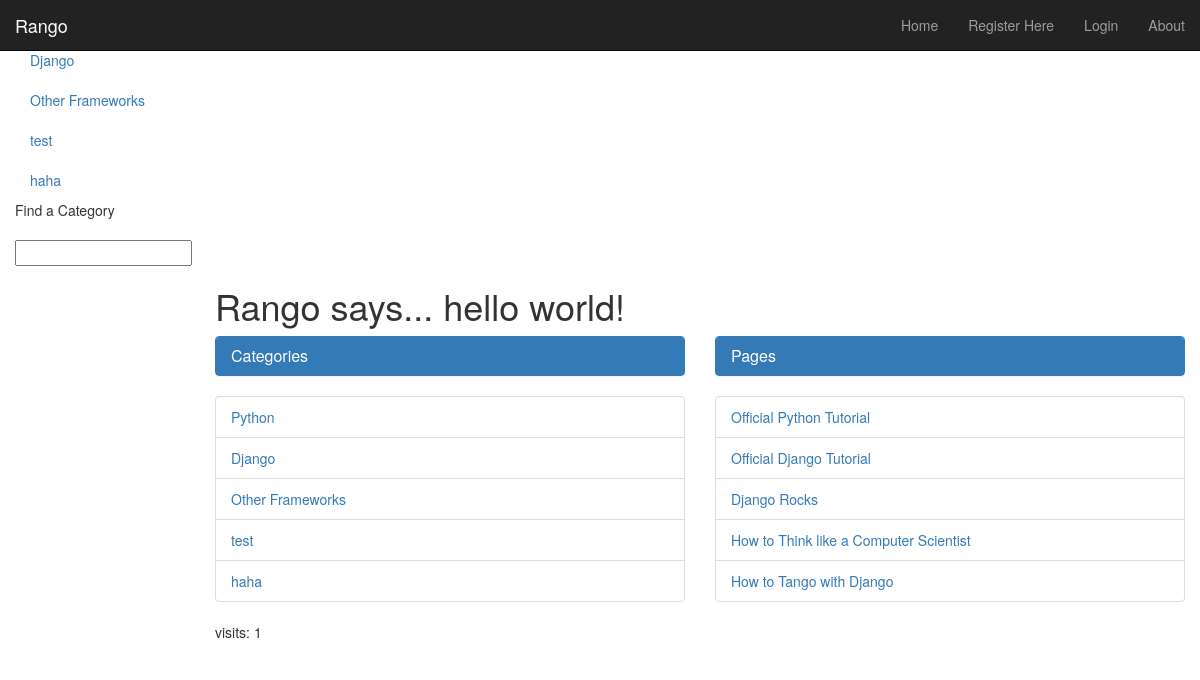
The page /rango/ on the database as committed earlier.
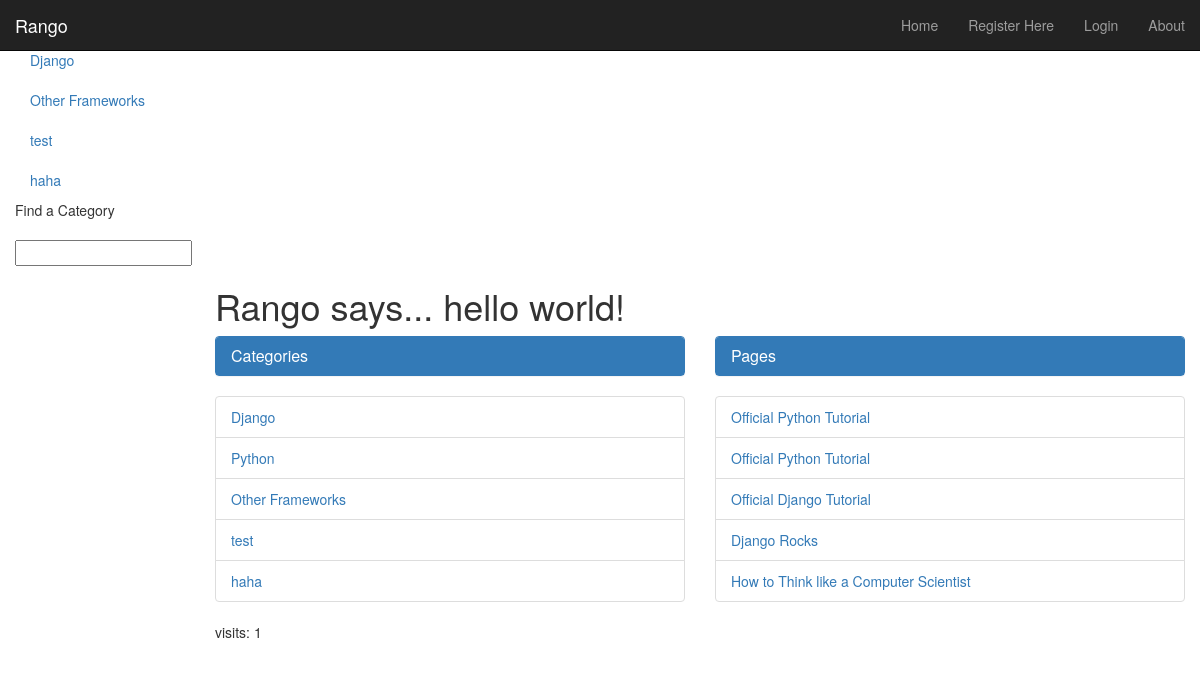
The same page on the database as committed later.
### rango/models.py (models this page shows, shortened)
class Category(models.Model):
        name = models.CharField(max_length=128, unique=True)
        views = models.IntegerField(default=0)
        likes = models.IntegerField(default=0)
        slug = models.SlugField(unique=True)

class Page(models.Model):
    category = models.ForeignKey(Category)
    title = models.CharField(max_length=128)
    url = models.URLField()
    views = models.IntegerField(default=0)

### rango/views.py (the view)
def index(request):
    request.session.set_test_cookie()
    category_list = Category.objects.order_by('-likes')[:5]
    most_viewed_pages = Page.objects.order_by('-views')[:5]
    context_dict = {'categories': category_list, 'pages':most_viewed_pages}
    visits = request.session.get('visits') #request.session is a dictionary storing cookies
    if not visits:
        visits = 1
    reset_last_visit_time = False
    last_visit = request.session.get('last_visit') # create a bool determines if need to reset the cookies?
    if last_visit:
        last_visit_time = datetime.strptime(last_visit[:-7], "%Y-%m-%d %H:%M:%S")
        if (datetime.now() - last_visit_time).seconds > 0:
            visits = visits + 1
            reset_last_visit_time = True
    else:
        reset_last_visit_time = True
    if reset_last_visit_time:
        request.session['last_visit'] = str(datetime.now())
        request.session['visits'] = visits
    context_dict['visits'] = visits
    response = render(request,'rango/index.html', context_dict)
    return response

### rango/templatetags/rango_extras.py (called while the page is built)
@register.inclusion_tag('rango/cats.html')
def get_category_list(cat=None):
    return {'cats': Category.objects.all(), 'act_cat': cat}

### templates/rango/index.html (shortened to what this page needs)
{% extends 'base.html' %}
{% load staticfiles %}
{% block body_block %}
{% if user.is_authenticated %}
    <div class="page-header">
        <h1>Rango says... hello {{ user.username }}!</h1>
{% else %}
        <h1>Rango says... hello world!</h1>
{% endif %}
</div>
         <div class="row placeholders">
            <div class="col-xs-12 col-sm-6 placeholder">
                <div class="panel panel-primary">
                    <div class="panel-heading">
                        <h3 class="panel-title">Categories</h3>
                </div>
            </div>
              {% if categories %}
                    <ul class="list-group">
                        {% for category in categories %}
                            <li class="list-group-item"><a href="{% url 'category'  category.slug %}">{{ category.name }}</a></li>
                        {% endfor %}
                    </ul>
                {% else %}
                    <strong>There are no categories present.</strong>
                {% endif %}
            </div>
            <div class="col-xs-12 col-sm-6 placeholder">
                <div class="panel panel-primary">
                    <div class="panel-heading">
                        <h3 class="panel-title">Pages</h3>
                    </div>
                </div>
                {% if pages %}
                    <ul class="list-group">
                        {% for page in pages %}
                         <li class="list-group-item"><a href="{{page.url}}">{{ page.title }}</a></li>
                        {% endfor %}
                    </ul>
                {% else %}
                    <strong>There are no categories present.</strong>
                {% endif %}
            </div>
          </div>
       <p> visits: {{ visits }}</p>
{% endblock %}

### templates/rango/cats.html
{% if cats %}
    <ul class="nav nav-sidebar">
	{% for c in cats %}
    	{% if c == act_cat %} <li  class="active" > {% else  %} <li>{% endif %}
            <a href="{% url 'category'  c.slug %}">{{ c.name }}</a></li>
	{% endfor %}
{% else %}
    <li> <strong >There are no category present.</strong></li>
    </ul>
{% endif %}

Rows that differ between the two databases and show on the page:
no longer on this page (row unchanged): Page: title "How to Tango with Django"
changed Category "Django": moves up the list
added Page: title "Official Python Tutorial"
